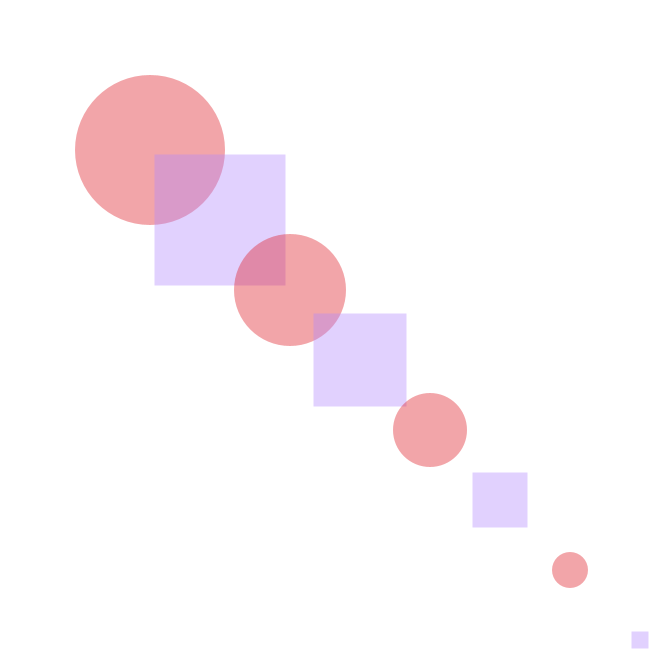
Frame 1 (no input)
Frame 60 (the mouse pressed at the canvas centre just before this capture): identical to frame 1, image omitted
Frame 120 (the mouse held since frame 60 and released just before this capture): identical to frame 1, image omitted

The Processing sketch that drew this single still picture (run headless with seeded random() and noise(); from frame 60 on, the mouse is pressed at the canvas centre):

// Processing sketch: ValueToMemory_240907b
// ── ValueToMemory_240907b.pde
color red, periwinkle;
float shapeX, shapeY;
float shapeSize = 150;
float sizeStep = 25;

void setup(){
  size(666, 666);
  noStroke();
  rectMode(CENTER);
} 

void draw(){
  
  shapeSize = 150;
  shapeX = 150;
  shapeY = 150;
 
  float sizeStep = 19;
  float xStep = 70;
  float yStep = 70;
  
  background(255);
  red = color(#de1822, 99);
  periwinkle = color(#b289fd, 99);
  
  fill(red);
  circle(shapeX, shapeY, shapeSize);
  shapeSize -= sizeStep;
  shapeX += xStep;
  shapeY += yStep;
  fill(periwinkle);
  square(shapeX, shapeY, shapeSize);
  shapeSize -= sizeStep;
  shapeX += xStep;
  shapeY += yStep;
  
  fill(red);
  circle(shapeX, shapeY, shapeSize);
  shapeSize -= sizeStep;
  shapeX += xStep;
  shapeY += yStep;
  fill(periwinkle);
  square(shapeX, shapeY, shapeSize);
  shapeSize -= sizeStep;
  shapeX += xStep;
  shapeY += yStep;
  
  fill(red);
  circle(shapeX, shapeY, shapeSize);
  shapeSize -= sizeStep;
  shapeX += xStep;
  shapeY += yStep;
  fill(periwinkle);
  square(shapeX, shapeY, shapeSize);
  shapeSize -= sizeStep;
  shapeX += xStep;
  shapeY += yStep;
  
  fill(red);
  circle(shapeX, shapeY, shapeSize);
  shapeSize -= sizeStep;
  shapeX += xStep;
  shapeY += yStep;
  fill(periwinkle);
  square(shapeX, shapeY, shapeSize);
  shapeSize -= sizeStep;
  shapeX += xStep;
  shapeY += yStep;
  
  
  int a; // specify the data type when we declare
  
  a = 30; //Assigns the value '30' to the variable 'a.' 30 is Not equal to a. 30 is assigned to a.
  println(a);

  a = a + 40; // 30 + 40 is 70. the a value is now assigned '70.'
  println(a);
  
}  
  
